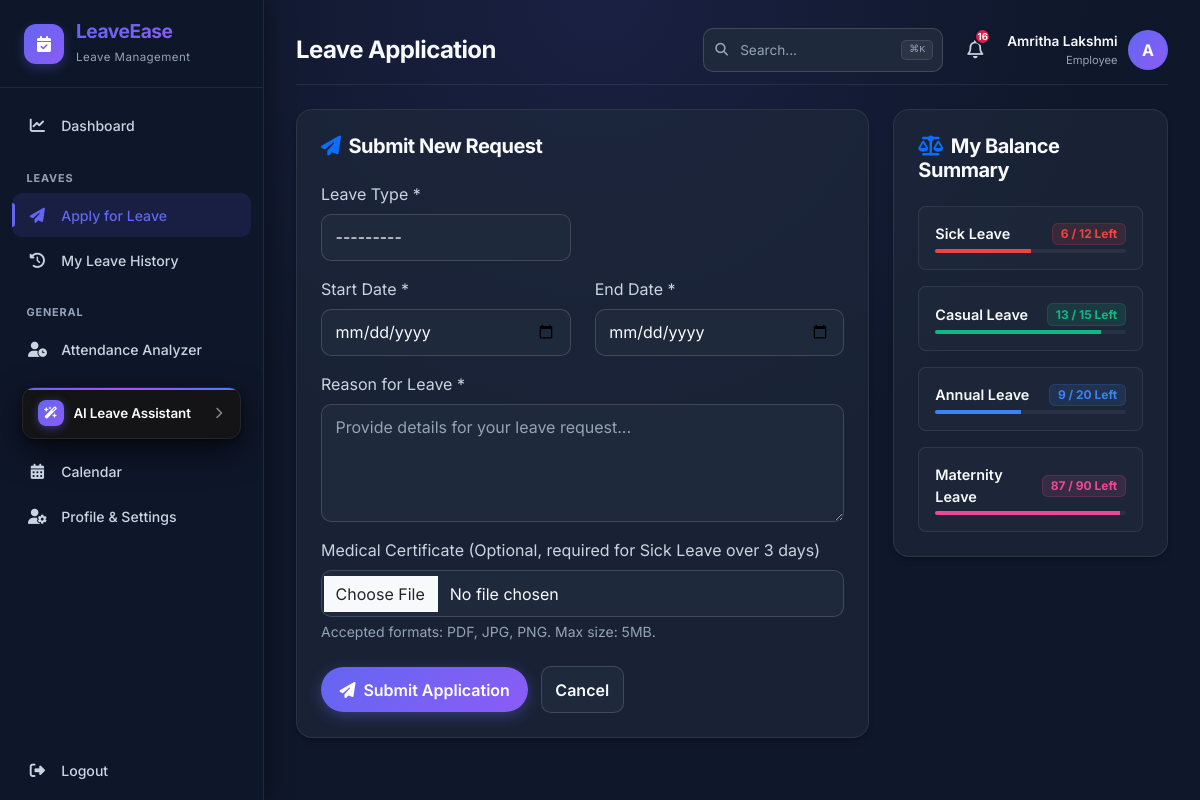
The page /employee/apply-leave/ (signed in) on the database its author committed.
### accounts/models.py (models this page shows, shortened)
class User(AbstractUser):
    ROLE_CHOICES = (
        ('ADMIN', 'Admin'),
        ('HR', 'HR Manager'),
        ('EMPLOYEE', 'Employee'),
    )
    GENDER_CHOICES = (
        ('MALE', 'Male'),
        ('FEMALE', 'Female'),
        ('OTHER', 'Other'),
    )
    role = models.CharField(max_length=10, choices=ROLE_CHOICES, default='EMPLOYEE')
    department = models.CharField(max_length=100, blank=True, null=True)
    designation = models.CharField(max_length=100, blank=True, null=True)
    phone = models.CharField(max_length=15, blank=True, null=True)
    gender = models.CharField(max_length=10, choices=GENDER_CHOICES, blank=True, null=True)
    profile_pic = models.ImageField(upload_to='profile_pics/', blank=True, null=True)
    date_of_joining = models.DateField(blank=True, null=True)

### leaves/models.py (models this page shows, shortened)
class LeaveBalance(models.Model):
    user = models.ForeignKey(settings.AUTH_USER_MODEL, on_delete=models.CASCADE, related_name='balances')
    leave_type = models.ForeignKey(LeaveType, on_delete=models.CASCADE)
    allocated = models.IntegerField()
    used = models.IntegerField(default=0)
    remaining = models.IntegerField()
    class Meta:
        unique_together = ('user', 'leave_type')

class LeaveType(models.Model):
    name = models.CharField(max_length=50, unique=True)
    description = models.TextField(blank=True, null=True)
    allocated_days = models.IntegerField(default=10)
    color_code = models.CharField(max_length=7, default='#3b82f6')  # Hex code (e.g. #3b82f6)
    def __str__(self):
        return self.name

### leaves/views.py (the view)
# urls.py: path('employee/apply-leave/', views.apply_leave_view, name='apply_leave'),
@login_required
def apply_leave_view(request):
    if not is_employee(request.user):
        if is_hr(request.user):
            return redirect('hr_dashboard')
        return redirect('admin_dashboard')
    if request.method == 'POST':
        form = LeaveRequestForm(request.POST, request.FILES, user=request.user)
        if form.is_valid():
            leave_req = form.save(commit=False)
            leave_req.user = request.user
            leave_req.status = 'HR_PENDING'
            leave_req.save()
            Notification.objects.create(
                user=request.user,
                message=f"Your request for {leave_req.leave_type.name} ({leave_req.start_date} to {leave_req.end_date}) was submitted and is pending HR review."
            )
            for hr_user in User.objects.filter(role='HR'):
                Notification.objects.create(
                    user=hr_user,
                    message=f"New leave request submitted by {request.user.get_full_name() or request.user.username} for {leave_req.leave_type.name} ({leave_req.start_date} to {leave_req.end_date})."
                )
            messages.success(request, "Leave request submitted successfully! Pending HR review.")
            return redirect('leave_history')
        else:
            messages.error(request, "Please correct the errors in the form.")
    else:
        form = LeaveRequestForm(user=request.user)
    balances = LeaveBalance.objects.filter(user=request.user).select_related('leave_type')
    return render(request, 'employee/apply_leave.html', {'form': form, 'balances': balances})

### templates/employee/apply_leave.html (shortened to what this page needs)
{% extends 'base.html' %}
{% block page_title %}Leave Application{% endblock %}
{% block content %}
<div class="row animate-fade-in">
    <div class="col-lg-8 mb-4">
        <div class="glass-card p-4">
            <h5 class="text-white mb-4"><i class="fa-solid fa-paper-plane me-2 text-primary"></i>Submit New Request</h5>
            <form method="post" enctype="multipart/form-data">
                <div class="row">
                    <div class="col-md-6 mb-3">
                        <label for="id_leave_type" class="form-label text-secondary">Leave Type *</label>
                        {{ form.leave_type }}
                    </div>
                    <div class="col-md-6 mb-3 d-flex align-items-end">
                    </div>
                </div>
                <div class="row">
                    <div class="col-md-6 mb-3">
                        <label for="id_start_date" class="form-label text-secondary">Start Date *</label>
                        {{ form.start_date }}
                    </div>
                    <div class="col-md-6 mb-3">
                        <label for="id_end_date" class="form-label text-secondary">End Date *</label>
                        {{ form.end_date }}
                    </div>
                </div>
                <div class="mb-3">
                    <label for="id_reason" class="form-label text-secondary">Reason for Leave *</label>
                    {{ form.reason }}
                </div>
                <div class="mb-4">
                    <label for="id_medical_cert" class="form-label text-secondary">Medical Certificate (Optional, required for Sick Leave over 3 days)</label>
                    {{ form.medical_certificate }}
                    <small class="text-muted d-block mt-1">Accepted formats: PDF, JPG, PNG. Max size: 5MB.</small>
                </div>
                <button type="submit" class="btn btn-gradient-primary">
                    <i class="fa-solid fa-paper-plane me-2"></i>Submit Application
                </button>
                <a href="{% url 'dashboard' %}" class="btn btn-outline-secondary ms-2 glass-input">Cancel</a>
            </form>
        </div>
    </div>
    <div class="col-lg-4 mb-4">
        <div class="glass-card p-4">
            <h5 class="text-white mb-4"><i class="fa-solid fa-scale-balanced me-2 text-primary"></i>My Balance Summary</h5>
            <div class="d-flex flex-column gap-3">
                {% for bal in balances %}
                <div class="p-3 rounded-3" style="background: rgba(255,255,255,0.02); border: 1px solid var(--border-color);" data-type-id="{{ bal.leave_type.id }}" data-balance="{{ bal.remaining }}">
                    <div class="d-flex justify-content-between align-items-center mb-1">
                        <span class="text-white fw-semibold" style="font-size: 0.9rem;">{{ bal.leave_type.name }}</span>
                        <span class="badge" style="background: {{ bal.leave_type.color_code }}20; color: {{ bal.leave_type.color_code }}; border: 1px solid {{ bal.leave_type.color_code }}30;">
                            {{ bal.remaining }} / {{ bal.allocated }} Left
                        </span>
                    </div>
                    <div class="progress" style="height: 4px; background: rgba(255,255,255,0.05);">
                        <div class="progress-bar" style="background-color: {{ bal.leave_type.color_code }}; width: {% widthratio bal.remaining bal.allocated 100 %}%"></div>
                    </div>
                </div>
                {% empty %}
                <p class="text-muted text-center m-0">No leave balances found.</p>
                {% endfor %}
            </div>
        </div>
    </div>
</div>
{% endblock %}

### templates/base.html (shortened to what this page needs)
{% load static %}
<!DOCTYPE html>
<html lang="en">
<head>
    <link href="https://cdn.jsdelivr.net/npm/bootstrap@5.3.0/dist/css/bootstrap.min.css" rel="stylesheet">
    <link rel="stylesheet" href="https://cdnjs.cloudflare.com/ajax/libs/font-awesome/6.4.0/css/all.min.css">
    <link rel="stylesheet" href="{% static 'css/style.css' %}?v=2.0">
</head>
<body>
    <aside class="sidebar" id="sidebar">
        <div class="sidebar-brand">
            <div class="sidebar-brand-icon">
                <i class="fa-solid fa-calendar-check"></i>
            </div>
            <div>
                <h4 class="brand-text m-0">LeaveEase</h4>
                <small class="text-muted" style="font-size: 0.72rem; letter-spacing: 0.04em;">Leave Management</small>
            </div>
        </div>
        <ul class="sidebar-menu">
            <li>
                <a href="{% url 'dashboard' %}" class="sidebar-link ">
                    <i class="fa-solid fa-chart-line"></i>
                    <span>Dashboard</span>
                </a>
            </li>
            {% if request.user.role == 'ADMIN' %}
            <li class="menu-header">Management</li>
            <li>
                <a href="{% url 'admin_leave_requests' %}" class="sidebar-link {% if request.resolver_match.url_name == 'admin_leave_requests' %}active{% endif %}">
                    <i class="fa-solid fa-envelope-open-text"></i>
                    <span>Leave Requests</span>
                </a>
            </li>
            <li>
                <a href="{% url 'admin_employees' %}" class="sidebar-link {% if request.resolver_match.url_name == 'admin_employees' or request.resolver_match.url_name == 'admin_employee_detail' %}active{% endif %}">
                    <i class="fa-solid fa-users"></i>
                    <span>Employees</span>
                </a>
            </li>
            <li>
                <a href="{% url 'admin_leave_types' %}" class="sidebar-link {% if request.resolver_match.url_name == 'admin_leave_types' %}active{% endif %}">
                    <i class="fa-solid fa-tags"></i>
                    <span>Leave Types</span>
                </a>
            </li>
            <li>
                <a href="{% url 'admin_holidays' %}" class="sidebar-link {% if request.resolver_match.url_name == 'admin_holidays' %}active{% endif %}">
                    <i class="fa-solid fa-umbrella-beach"></i>
                    <span>Manage Holidays</span>
                </a>
            </li>
            <li>
                <a href="{% url 'admin_ai_agents' %}" class="sidebar-link {% if request.resolver_match.url_name == 'admin_ai_agents' %}active{% endif %}">
                    <i class="fa-solid fa-robot"></i>
                    <span>AI Agents</span>
                </a>
            </li>
            {% else %}
            <li class="menu-header">Leaves</li>
            <li>
                <a href="{% url 'apply_leave' %}" class="sidebar-link {% if request.resolver_match.url_name == 'apply_leave' %}active{% endif %}">
                    <i class="fa-solid fa-paper-plane"></i>
                    <span>Apply for Leave</span>
                </a>
            </li>
            <li>
                <a href="{% url 'leave_history' %}" class="sidebar-link {% if request.resolver_match.url_name == 'leave_history' %}active{% endif %}">
                    <i class="fa-solid fa-clock-rotate-left"></i>
                    <span>My Leave History</span>
                </a>
            </li>
            {% endif %}
            <li class="menu-header">General</li>
            <li>
                <a href="{% url 'attendance_dashboard' %}" class="sidebar-link {% if request.resolver_match.url_name == 'attendance_dashboard' %}active{% endif %}">
                    <i class="fa-solid fa-user-clock"></i>
                    <span>Attendance Analyzer</span>
                </a>
            </li>
            <li>
                <div class="sidebar-ai-widget collapsed" id="sidebarAiWidget">
                    <div class="ai-widget-header" id="aiWidgetHeader" role="button" aria-expanded="false" title="Click to toggle AI Leave Assistant">
                        <div class="ai-widget-title">
                            <div class="ai-widget-icon">
                                <i class="fa-solid fa-wand-magic-sparkles"></i>
                            </div>
                            <span>AI Leave Assistant</span>
                        </div>
                        <i class="fa-solid fa-chevron-down ai-widget-toggle" id="aiWidgetToggleIcon"></i>
                    </div>
                </div>
            </li>
            <li>
                <a href="{% url 'calendar' %}" class="sidebar-link {% if request.resolver_match.url_name == 'calendar' %}active{% endif %}">
                    <i class="fa-solid fa-calendar-days"></i>
                    <span>Calendar</span>
                </a>
            </li>
            <li>
                <a href="{% url 'profile' %}" class="sidebar-link {% if request.resolver_match.url_name == 'profile' %}active{% endif %}">
                    <i class="fa-solid fa-user-gear"></i>
                    <span>Profile &amp; Settings</span>
                </a>
            </li>
            <li class="mt-auto pt-4">
                <a href="{% url 'logout' %}" class="sidebar-link sidebar-link-danger">
                    <i class="fa-solid fa-right-from-bracket"></i>
                    <span>Logout</span>
                </a>
            </li>
        </ul>
    </aside>
    <main class="main-content">
        <header class="top-navbar">
            <div class="top-navbar-left">
                <div class="d-none d-sm-block">
                    <h4 class="m-0 font-heading">{% block page_title %}Overview{% endblock %}</h4>
                </div>
            </div>
            <div class="top-navbar-right">
                <div class="search-bar d-none d-md-flex" id="globalSearch">
                    <input type="text" class="glass-input search-bar-input" placeholder="Search..." id="searchInput">
                    <kbd class="search-kbd">⌘K</kbd>
                </div>
                <div class="notification-bell" id="notificationBell">
                    <button class="nav-icon-btn" id="notificationBellBtn" aria-label="Notifications, {{ unread_notifications_count }} unread" aria-expanded="false" aria-controls="notificationDropdown" aria-haspopup="true">
                        <i class="fa-regular fa-bell"></i>
                        <span class="notification-badge {% if unread_notifications_count == 0 %}d-none{% endif %}" id="notifBadge">{{ unread_notifications_count }}</span>
                    </button>
                </div>
                <div class="user-menu" id="userMenu">
                    <div class="user-menu-trigger">
                        <div class="text-end d-none d-sm-block">
                            <span class="user-name">{{ request.user.get_full_name|default:request.user.username }}</span>
                            <small class="user-role">{{ request.user.get_role_display }}</small>
                        </div>
                        {% if request.user.profile_pic %}
                            <img src="{{ request.user.profile_pic.url }}" alt="Profile" class="user-avatar-img">
                        {% else %}
                            <div class="user-avatar-fallback">
                                {{ request.user.username|slice:":1"|upper }}
                            </div>
                        {% endif %}
                    </div>
                </div>
            </div>
        </header>
        {% block content %}
        {% endblock %}
    </main>
</body>
</html>

### rows shown on the page
User: user.get_full_name "Amritha Lakshmi", user.role "Employee", user.username "A"
LeaveBalance: leave_type.name "Sick Leave", remaining "6", allocated "12"
LeaveBalance: leave_type.name "Casual Leave", remaining "13", allocated "15"
LeaveBalance: leave_type.name "Annual Leave", remaining "9", allocated "20"
LeaveBalance: leave_type.name "Maternity Leave", remaining "87", allocated "90"

### other values the page prints
{{ unread_notifications_count }} "16"
